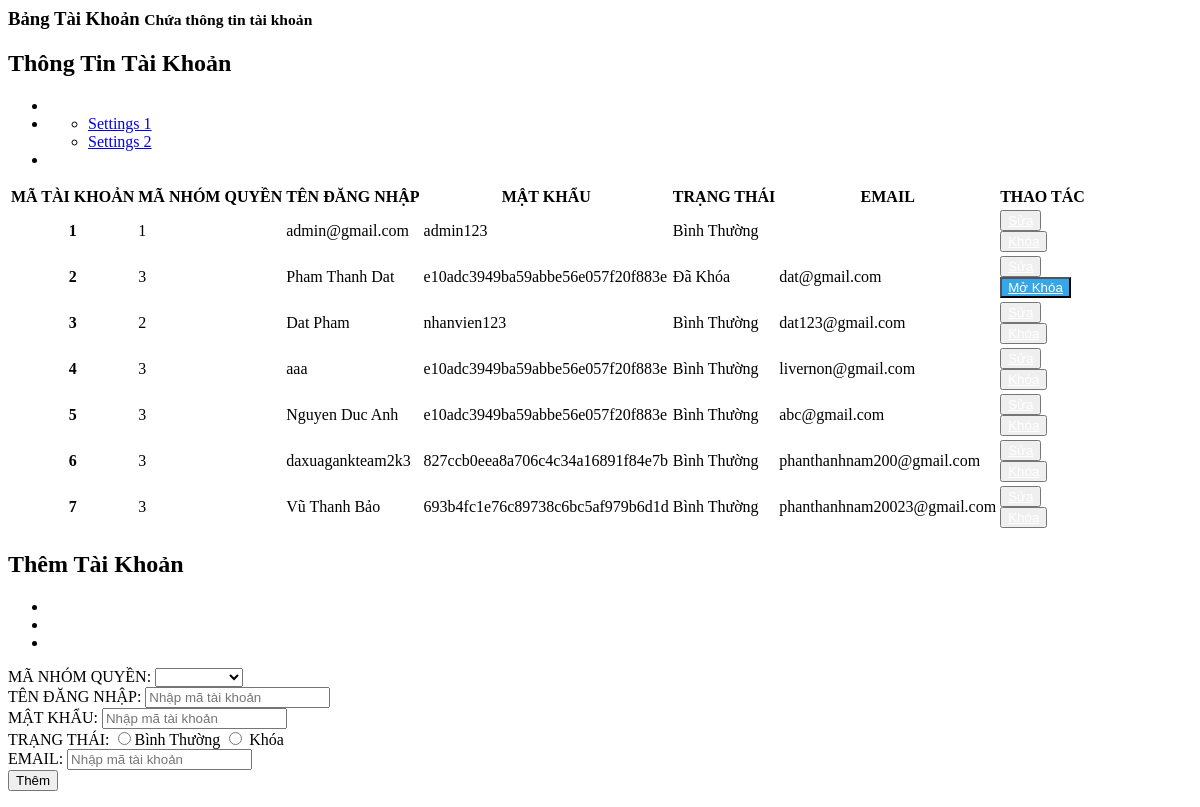
Page /admin/dashboard/manage_account.php on the committed database.
### tables this page shows
CREATE TABLE `taikhoan` (
  `MA_TK` int(10) UNSIGNED NOT NULL,
  `MA_GROUP_QUYEN` int(10) UNSIGNED DEFAULT NULL,
  `TEN_DANG_NHAP` varchar(50) NOT NULL,
  `MAT_KHAU` varchar(500) NOT NULL,
  `STATUS` int(1) NOT NULL DEFAULT 1,
  `EMAIL` varchar(50) NOT NULL
);

### admin/dashboard/manage_account.php (the view, shortened to what this page needs)
<?php
$action_permission = "./action/add_account.php";
$displayadd = 'block';
$displayblock = 'block';
$displayunblock = 'none';
$MA_GQ = "";
$TEN_DN = "";
$MK = "";
$EMAIL = "";
$TEN_GQ = "";
?>
<div class="right_col" role="main">
  <div class="">
    <div class="page-title">
      <div class="title_left">
        <h3>Bảng Tài Khoản <small>Chứa thông tin tài khoản</small></h3>
      </div>
    </div>
    <div class="row">
      <div class="col-md-8 col-sm-6 col-xs-12">
        <div class="x_panel">
          <div class="x_title">
            <h2>Thông Tin Tài Khoản </h2>
            <ul class="nav navbar-right panel_toolbox">
              <li><a class="collapse-link"><i class="fa fa-chevron-up"></i></a>
              </li>
              <li class="dropdown">
                <ul class="dropdown-menu" role="menu">
                  <li><a href="#">Settings 1</a>
                  </li>
                  <li><a href="#">Settings 2</a>
                  </li>
                </ul>
              </li>
              <li><a class="close-link"><i class="fa fa-close"></i></a>
              </li>
            </ul>
          </div>
          <div class="x_content" style="overflow: auto;">
            <table class="table table-striped">
              <thead>
                <tr>
                  <th>MÃ TÀI KHOẢN</th>
                  <th>MÃ NHÓM QUYỀN</th>
                  <th>TÊN ĐĂNG NHẬP</th>
                  <th>MẬT KHẨU</th>
                  <th>TRẠNG THÁI</th>
                  <th>EMAIL</th>
                  <th>THAO TÁC</th>
                </tr>
              </thead>
              <tbody>
                <?php
                $getAccount = "SELECT * FROM taikhoan";
                $Accounts = mysqli_query($connect, $getAccount);
                while ($Account = mysqli_fetch_array($Accounts)) {
                  if($Account['STATUS']=='1'){
                    $trangthai="Bình Thường";
                    $displayblock = 'block';
                    $displayunblock = 'none';
                  } else {
                    $trangthai = "Đã Khóa";
                    $displayunblock = 'block';
                    $displayblock = 'none';
                  }
                ?>
                  <tr>
                    <th scope="row"><?php echo $Account['MA_TK']  ?></th>
                    <td><?php echo $Account['MA_GROUP_QUYEN'] ?></td>
                    <td><?php echo $Account['TEN_DANG_NHAP'] ?></td>
                    <td><?php echo $Account['MAT_KHAU'] ?></td>
                    <td><?php echo $trangthai ?></td>
                    <td><?php echo $Account['EMAIL'] ?></td>
                    <td>
                      <button id="open-update-PN" type="button" class="btn btn-warning" onclick=''><a style="color: white;" href="index.php?manage=accounts&updatetk=<?php echo $Account['MA_TK'] ?>">Sửa</a></button>
                      <button type="submit" style="display:<?php echo $displayblock ?>" class="btn btn-success">
                        <a style="color: white;" href="index.php?manage=accounts&blockstt=<?php echo $Account['STATUS']?>&matk=<?php echo $Account['MA_TK'] ?>">Khóa</a>
                      </button>
                      <button type="submit" style="display:<?php echo $displayunblock?>; background: rgb(53, 166, 231);" class="btn btn-warning">
                        <a style="color: white;" href="index.php?manage=accounts&unblockstt=<?php echo $Account['STATUS'] ?>&matk=<?php echo $Account['MA_TK'] ?>">Mở Khóa</a>
                      </button>
                    </td>
                  </tr>
                <?php
                }
                ?>
              </tbody>
            </table>
          </div>
        </div>
      </div>
      <div class="col-md-4 col-sm-6 col-xs-12">
        <div class="x_panel">
          <div class="x_title">
            <h2>Thêm Tài Khoản</h2>
            <ul class="nav navbar-right panel_toolbox">
              <li><a class="collapse-link"><i class="fa fa-chevron-up"></i></a>
              </li>
              <li class="dropdown">
              </li>
              <li><a class="close-link"><i class="fa fa-close"></i></a>
              </li>
            </ul>
          </div>
          <div class="x_content">
            <form action="<?php echo $action_permission ?>" method="get" id='form-account' >
              <div class="form-group">
                <div class="form-group">
                  <label for="manhomquyen">MÃ NHÓM QUYỀN:</label>
                  <select class="form-control" id="manhomquyen" name="manhomquyen">
                    <option value="<?php echo  $MA_GQ ?>" selected><?php echo  $TEN_GQ ?></option>
                    <?php $getMA_GROUP_QUYEN = mysqli_query($connect, "SELECT MA_GROUP_QUYEN,TEN_GROUP_QUYEN from groupquyen");
                    while ($row_GQ = mysqli_fetch_array($getMA_GROUP_QUYEN)) {       ?>
                      <?php if ($row_GQ['MA_GROUP_QUYEN'] !== $MA_GQ) : ?>
                        <option value="<?php echo $row_GQ['MA_GROUP_QUYEN'] ?>"><?php echo $row_GQ['TEN_GROUP_QUYEN'] ?></option>
                      <?php endif; ?>
                    <?php  } ?>
                  </select>
                </div>
                <div class="form-group">
                  <label for="tendn">TÊN ĐĂNG NHẬP:</label>
                  <input type="text" class="form-control" id="tendn" placeholder="Nhập mã tài khoản" name="tendn" value="<?php echo  $TEN_DN ?>" require>
                </div>
                <div class="form-group">
                  <label for="mk">MẬT KHẨU:</label>
                  <input type="text" class="form-control" id="mk" placeholder="Nhập mã tài khoản" name="mk" value="<?php echo  $MK ?>" require>
                </div>
                <div class="form-group row">
                  <label for="trangthai">TRẠNG THÁI:</label>
                  <?php
                    $checked="";
                    $unchecked="";
                  ?>
                  <input type="radio" <?php echo $checked;?> class="form-control" id="trangthai" name="trangthai" value="1" require>Bình Thường
                  <input type="radio" <?php echo $unchecked;?> class="form-control" id="trangthai" name="trangthai" value="0" require> Khóa
                </div>
                <div class="form-group">
                  <label for="email">EMAIL:</label>
                  <input type="text" class="form-control" id="email" placeholder="Nhập mã tài khoản" name="email" value="<?php echo  $EMAIL ?>" require>
                </div>
                <div id="button-add-PN" style="display:<?php echo $displayadd ?>">
                  <button type="submit" class="btn btn-success">Thêm</button>
                </div>
            </form>
          </div>
        </div>
      </div>
    </div>
  </div>
</div>

### rows in the picture
taikhoan: MA_TK "1", MA_GROUP_QUYEN "1", TEN_DANG_NHAP "admin@gmail.com", MAT_KHAU "admin123", STATUS "Bình Thường"
taikhoan: MA_TK "2", MA_GROUP_QUYEN "3", TEN_DANG_NHAP "Pham Thanh Dat", MAT_KHAU "e10adc3949ba59abbe56e057f20f883e", STATUS "Đã Khóa", EMAIL "dat@gmail.com"
taikhoan: MA_TK "3", MA_GROUP_QUYEN "2", TEN_DANG_NHAP "Dat Pham", MAT_KHAU "nhanvien123", STATUS "Bình Thường", EMAIL "dat123@gmail.com"
taikhoan: MA_TK "4", MA_GROUP_QUYEN "3", TEN_DANG_NHAP "aaa", MAT_KHAU "e10adc3949ba59abbe56e057f20f883e", STATUS "Bình Thường", EMAIL "livernon@gmail.com"
taikhoan: MA_TK "5", MA_GROUP_QUYEN "3", TEN_DANG_NHAP "Nguyen Duc Anh", MAT_KHAU "e10adc3949ba59abbe56e057f20f883e", STATUS "Bình Thường", EMAIL "abc@gmail.com"
taikhoan: MA_TK "6", MA_GROUP_QUYEN "3", TEN_DANG_NHAP "daxuagankteam2k3", MAT_KHAU "827ccb0eea8a706c4c34a16891f84e7b", STATUS "Bình Thường", EMAIL "phanthanhnam200@gmail.com"
taikhoan: MA_TK "7", MA_GROUP_QUYEN "3", TEN_DANG_NHAP "Vũ Thanh Bảo", MAT_KHAU "693b4fc1e76c89738c6bc5af979b6d1d", STATUS "Bình Thường", EMAIL "phanthanhnam20023@gmail.com"
